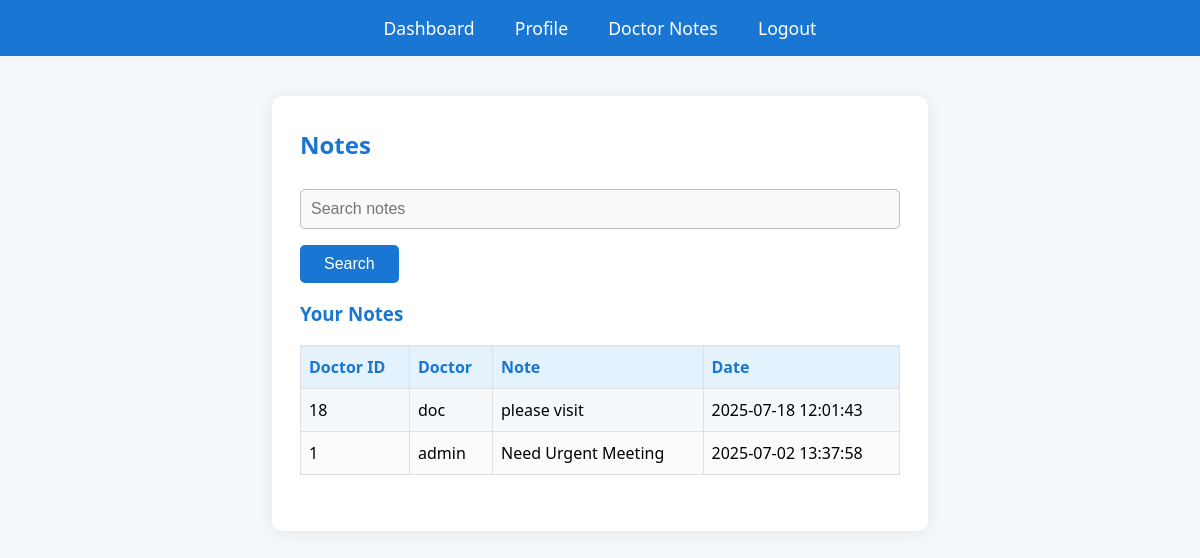
Screenshot of /notes.php (signed in) with the database file from the repository.
### tables this page shows
CREATE TABLE `notes` (
  `id` int NOT NULL AUTO_INCREMENT,
  `patient_id` int NOT NULL,
  `doctor_id` int NOT NULL,
  `note` text,
  `created_at` datetime DEFAULT CURRENT_TIMESTAMP,
  PRIMARY KEY (`id`),
  KEY `patient_id` (`patient_id`),
  KEY `doctor_id` (`doctor_id`),
  CONSTRAINT `notes_ibfk_1` FOREIGN KEY (`patient_id`) REFERENCES `patients` (`id`),
  CONSTRAINT `notes_ibfk_2` FOREIGN KEY (`doctor_id`) REFERENCES `users` (`id`)
);

CREATE TABLE `users` (
  `id` int NOT NULL AUTO_INCREMENT,
  `username` varchar(50) NOT NULL,
  `password` varchar(255) NOT NULL,
  `role` enum('doctor','patient') NOT NULL,
  `status` enum('active','pending','rejected') NOT NULL DEFAULT 'active',
  PRIMARY KEY (`id`),
  UNIQUE KEY `username` (`username`)
);

### notes.php (the view, shortened to what this page needs)
<?php
require 'config.php';
$role = $_SESSION['role'];
$search = isset($_GET['search']) ? trim($_GET['search']) : '';
$page = isset($_GET['page']) ? max(1, intval($_GET['page'])) : 1;
$per_page = 10;
$offset = ($page - 1) * $per_page;
if ($role == 'doctor') {
    if (isset($_POST['add'])) {
        $patient_id = $_POST['patient_id'];
        $note = $_POST['note'];
        $doctor_id = $_SESSION['user_id'];
        $stmt = $conn->prepare("INSERT INTO notes (patient_id, doctor_id, note) VALUES (?, ?, ?)");
        $stmt->bind_param("iis", $patient_id, $doctor_id, $note);
        $stmt->execute();
        $_SESSION['flash'] = 'Note added.';
        header("Location: notes.php");
        exit;
    }
    $patients = $conn->query("SELECT * FROM patients");
    if ($search !== '') {
        $like = "%$search%";
        $stmt = $conn->prepare("SELECT COUNT(*) FROM notes JOIN patients ON notes.patient_id = patients.id WHERE patients.name LIKE ? OR notes.note LIKE ? OR patients.id = ?");
        $stmt->bind_param("ssi", $like, $like, $search);
        $stmt->execute();
        $stmt->bind_result($total);
        $stmt->fetch();
        $stmt->close();
        $stmt = $conn->prepare("SELECT notes.*, patients.name, patients.id as patient_id FROM notes JOIN patients ON notes.patient_id = patients.id WHERE patients.name LIKE ? OR notes.note LIKE ? OR patients.id = ? ORDER BY created_at DESC LIMIT ? OFFSET ?");
        $stmt->bind_param("ssiii", $like, $like, $search, $per_page, $offset);
        $stmt->execute();
        $notes = $stmt->get_result();
    } else {
        $total = $conn->query("SELECT COUNT(*) FROM notes")->fetch_row()[0];
        $stmt = $conn->prepare("SELECT notes.*, patients.name, patients.id as patient_id FROM notes JOIN patients ON notes.patient_id = patients.id ORDER BY created_at DESC LIMIT ? OFFSET ?");
        $stmt->bind_param("ii", $per_page, $offset);
        $stmt->execute();
        $notes = $stmt->get_result();
    }
} else {
    $stmt = $conn->prepare("SELECT id FROM patients WHERE user_id=?");
    $stmt->bind_param("i", $_SESSION['user_id']);
    $stmt->execute();
    $res = $stmt->get_result();
    $patient = $res->fetch_assoc();
    $patient_id = $patient['id'];
    if ($search !== '') {
        $like = "%$search%";
        $stmt = $conn->prepare("SELECT COUNT(*) FROM notes JOIN users ON notes.doctor_id = users.id WHERE patient_id=? AND (users.username LIKE ? OR notes.note LIKE ? OR users.id = ?)");
        $stmt->bind_param("issi", $patient_id, $like, $like, $search);
        $stmt->execute();
        $stmt->bind_result($total);
        $stmt->fetch();
        $stmt->close();
        $stmt = $conn->prepare("SELECT notes.*, users.username as doctor, users.id as doctor_id FROM notes JOIN users ON notes.doctor_id = users.id WHERE patient_id=? AND (users.username LIKE ? OR notes.note LIKE ? OR users.id = ?) ORDER BY created_at DESC LIMIT ? OFFSET ?");
        $stmt->bind_param("issiii", $patient_id, $like, $like, $search, $per_page, $offset);
        $stmt->execute();
        $notes = $stmt->get_result();
    } else {
        $stmt = $conn->prepare("SELECT COUNT(*) FROM notes WHERE patient_id=?");
        $stmt->bind_param("i", $patient_id);
        $stmt->execute();
        $stmt->bind_result($total);
        $stmt = $conn->prepare("SELECT notes.*, users.username as doctor, users.id as doctor_id FROM notes JOIN users ON notes.doctor_id = users.id WHERE patient_id=? ORDER BY created_at DESC LIMIT ? OFFSET ?");
        $stmt->bind_param("iii", $patient_id, $per_page, $offset);
        $stmt->execute();
        $notes = $stmt->get_result();
    }
}
$total_pages = ceil($total / $per_page);
?>
<!DOCTYPE html>
<html>
<head>
    <link rel="stylesheet" href="style.css">
</head>
<body>
<div class="navbar">
    <a href="dashboard.php">Dashboard</a>
    <?php if ($role == 'doctor'): ?>
        <a href="patients.php">Patients</a>
        <a href="notes.php">Notes</a>
    <?php else: ?>
        <a href="profile.php">Profile</a>
        <a href="notes.php">Doctor Notes</a>
    <?php endif; ?>
    <a href="logout.php">Logout</a>
</div>
<div class="container">
    <h2>Notes</h2>
    <form method="get" style="margin-bottom:18px;">
        <input name="search" value="<?= htmlspecialchars($search) ?>" placeholder="Search notes">
        <button type="submit">Search</button>
    </form>
    <?php if ($role == 'doctor'): ?>
        <div style="margin-bottom:12px;">
            <a href="export_notes.php?format=csv" class="btn">Export CSV</a>
            <a href="export_notes.php?format=pdf" class="btn">Export PDF</a>
        </div>
        <h3>Add Note</h3>
        <form method="post">
            <select name="patient_id" required>
                <option value="">Select Patient</option>
                <?php while ($p = $patients->fetch_assoc()): ?>
                    <option value="<?= $p['id'] ?>">ID: <?= $p['id'] ?> - <?= htmlspecialchars($p['name']) ?></option>
                <?php endwhile; ?>
            </select>
            <textarea name="note" placeholder="Write note" required></textarea>
            <button name="add" type="submit">Add Note</button>
        </form>
        <h3>All Notes</h3>
        <table>
            <tr><th>Patient ID</th><th>Patient Name</th><th>Note</th><th>Date</th></tr>
            <?php while ($n = $notes->fetch_assoc()): ?>
                <tr>
                    <td><?= $n['patient_id'] ?></td>
                    <td><?= htmlspecialchars($n['name']) ?></td>
                    <td><?= htmlspecialchars($n['note']) ?></td>
                    <td><?= htmlspecialchars($n['created_at']) ?></td>
                </tr>
            <?php endwhile; ?>
        </table>
        <?php if ($total_pages > 1): ?>
            <div style="text-align:center;margin:18px 0;">
                <?php for ($i = 1; $i <= $total_pages; $i++): ?>
                    <?php if ($i == $page): ?>
                        <strong><?= $i ?></strong>
                    <?php else: ?>
                        <a href="notes.php?page=<?= $i ?><?= $search ? '&search=' . urlencode($search) : '' ?>"><?= $i ?></a>
                    <?php endif; ?>
                <?php endfor; ?>
            </div>
        <?php endif; ?>
    <?php else: ?>
        <h3>Your Notes</h3>
        <table>
            <tr><th>Doctor ID</th><th>Doctor</th><th>Note</th><th>Date</th></tr>
            <?php while ($n = $notes->fetch_assoc()): ?>
                <tr>
                    <td><?= $n['doctor_id'] ?></td>
                    <td><?= htmlspecialchars($n['doctor']) ?></td>
                    <td><?= htmlspecialchars($n['note']) ?></td>
                    <td><?= htmlspecialchars($n['created_at']) ?></td>
                </tr>
            <?php endwhile; ?>
        </table>
    <?php endif; ?>
</div>
</body>
</html>

### style.css (style rules this page uses)
body { font-family: 'Segoe UI', Arial, sans-serif; background: #f4f8fb; margin: 0; padding: 0; }
.navbar { background: #1976d2; color: #fff; padding: 16px 0; text-align: center; margin-bottom: 32px; box-shadow: 0 2px 8px rgba(0,0,0,0.04); }
.navbar a { color: #fff; text-decoration: none; margin: 0 18px; font-weight: 500; font-size: 1.1em; transition: color 0.2s; }
.container { max-width: 600px; margin: 40px auto; background: #fff; border-radius: 10px; box-shadow: 0 2px 16px rgba(0,0,0,0.07); padding: 32px 28px; }
h2, h3 { color: #1976d2; margin-top: 0; }
form input, form select, form textarea { width: 100%; padding: 10px; margin: 8px 0 16px 0; border: 1px solid #bdbdbd; border-radius: 5px; font-size: 1em; background: #f9f9f9; box-sizing: border-box; }
form button { background: #1976d2; color: #fff; border: none; padding: 10px 24px; border-radius: 5px; font-size: 1em; cursor: pointer; transition: background 0.2s; }
table { width: 100%; border-collapse: collapse; margin-bottom: 24px; background: #fafbfc; }
th, td { border: 1px solid #e0e0e0; padding: 10px 8px; text-align: left; }
th { background: #e3f2fd; color: #1976d2; }
tr:nth-child(even) { background: #f4f8fb; }

### rows the page displays
notes: doctor "18", doctor.username "doc", note "please visit", created_at "2025-07-18 12:01:43"
notes: doctor "1", doctor.username "admin", note "Need Urgent Meeting", created_at "2025-07-02 13:37:58"
